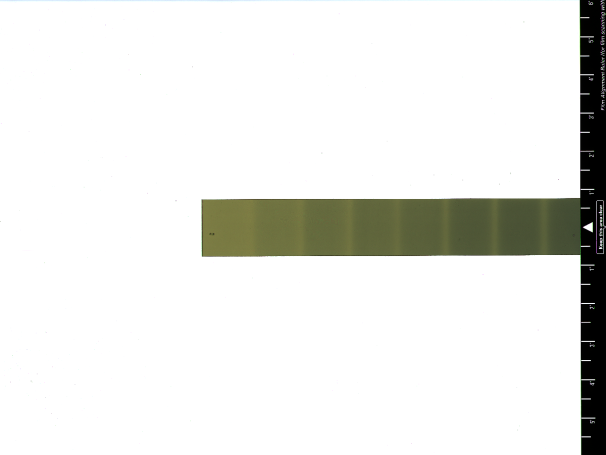
#> input picture image_sets/006_Uniformity_trial_2/uniformity_100.png, 1212 x 909 px (shown at 1/2 size); its folder holds only this picture in this run
$ python uniformity_trial_2.py
#> lines starting #> are read from the running program, lines starting #| are printed output that depends on the picture
from matplotlib.pyplot import *
from matplotlib.image import *

from numpy import *
from scipy.optimize import curve_fit

from glob import glob
import os

from progressbar import ProgressBar, Percentage, Bar, ETA, FileTransferSpeed, RotatingMarker

from film_functions import fitting_func, dose2density, save_dict


def polynomial_4thOrder(x,a,b,c,d,e):
	return a*x**4 + b*x**3 + c*x**2 + d*x + e


# Defines the imageset
imageset = '006_Uniformity_trial_2'

# Pulls the calibration file paths names
uniformityImageFilepaths = glob('../image_sets/'+imageset+'/*.png')
numFiles = shape(uniformityImageFilepaths)[0]

im0 = imread(uniformityImageFilepaths[0])
#> im0 is the input picture: shape (909, 1212, 3) float32; mean R, G, B 0.911, 0.913, 0.9
dim = shape(im0)[0:2]
#> dim = (909, 1212)

keys = [0,1,2,3,4,5]
xTest = [1010,930,820,720,630,530]
xRange = {
	'0':arange(1010,1060),
	'1':arange(930,960),
	'2':arange(820,860),
	'3':arange(720,780),
	'4':arange(630,670),
	'5':arange(530,570),
}

yValStore = {}
PValStore = {}

for i in range(len(keys)):
	yValStore[str(keys[i])] = array([])
	PValStore[str(keys[i])] = array([])

for i in range(numFiles):

	im = imread(uniformityImageFilepaths[i])

	for j in range(len(keys)):
		testVal = xTest[j]
		testStrip = im[:,testVal,0]

		y = arange(len(testStrip))
		yRef = y[(y>=10) & (y<len(y)-10) & (testStrip != 1)][20:-20]

		xRef = xRange[str(keys[j])]

		xRefGrid, yRefGrid = meshgrid(xRef,yRef)
		testIm = im[yRefGrid,xRefGrid,0]

		yValStore[str(keys[j])] = append(yValStore[str(keys[j])],ravel(yRefGrid))
		PValStore[str(keys[j])] = append(PValStore[str(keys[j])],ravel(testIm))
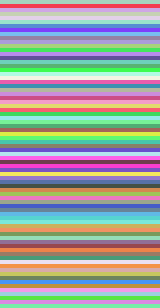
#> yRefGrid: shape (77, 40) int64 (shown 4 times larger); 77 distinct labels, from 417 to 493; one colour per label, 0 black
#> after the loop, PValStore = 6 items; yValStore = 6 items


# [6 lines of commented-out code are left out]


fit = {}
cov = {}

for i in range(len(keys)):
	fit[str(keys[i])], cov[str(keys[i])] = curve_fit(polynomial_4thOrder,yValStore[str(keys[i])],PValStore[str(keys[i])])
#> after the loop, cov = 6 items; fit = 6 items

clf()
close("all")

yi = linspace(30,dim[0]-30)
#> yi = 50 values from 30 to 879
for i in range(len(keys)):
	fitRet = polynomial_4thOrder(yi,*fit[str(keys[i])])
	plot(yi,fitRet/fitRet.max())

show()
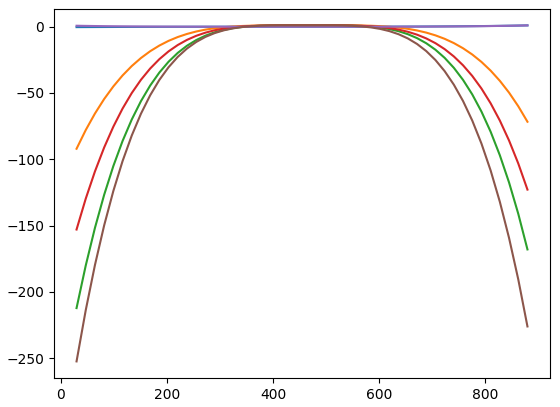
#> figure drawn by matplotlib, 1 panel; curve peaks at x = 879, y = 1; curve peaks at x = 532.5, y = 1; curve peaks at x = 515.1, y = 1
